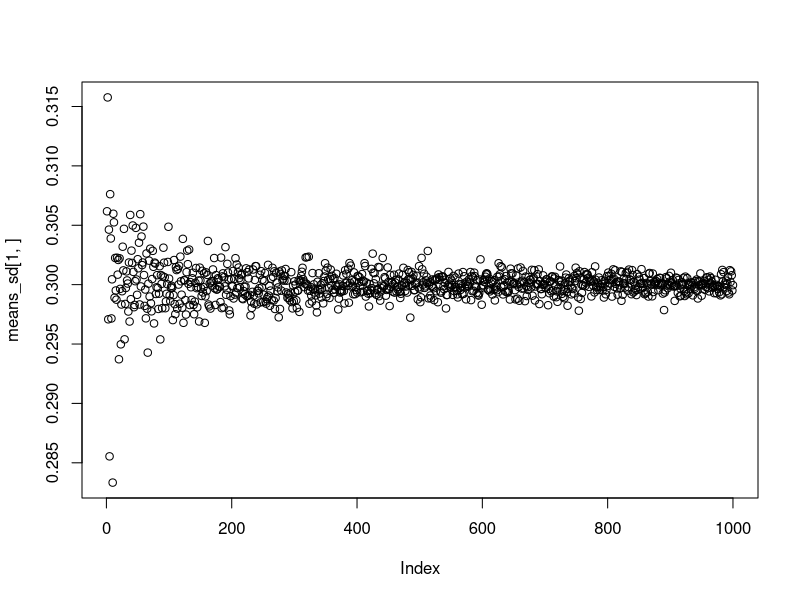
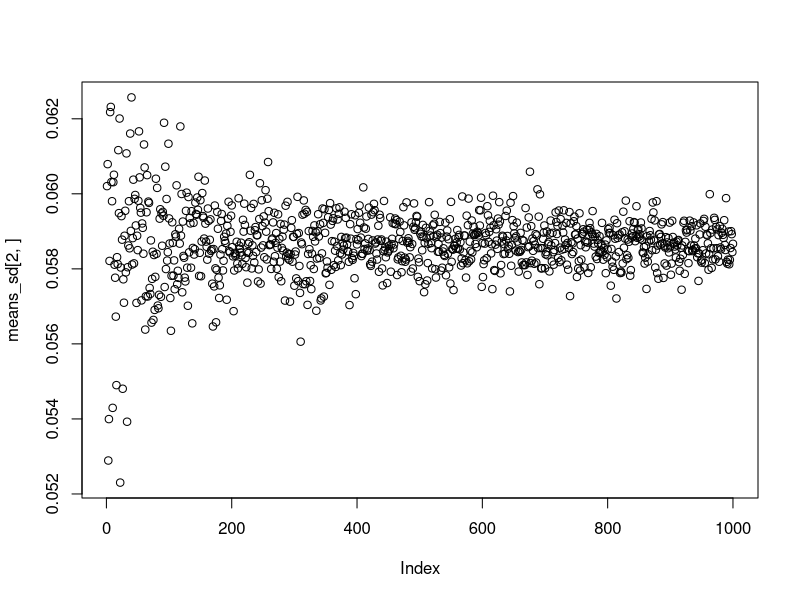
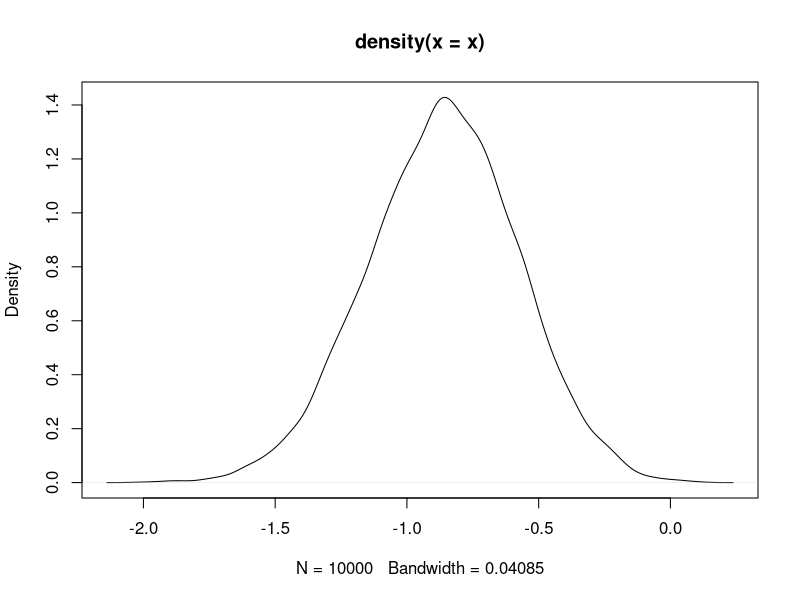
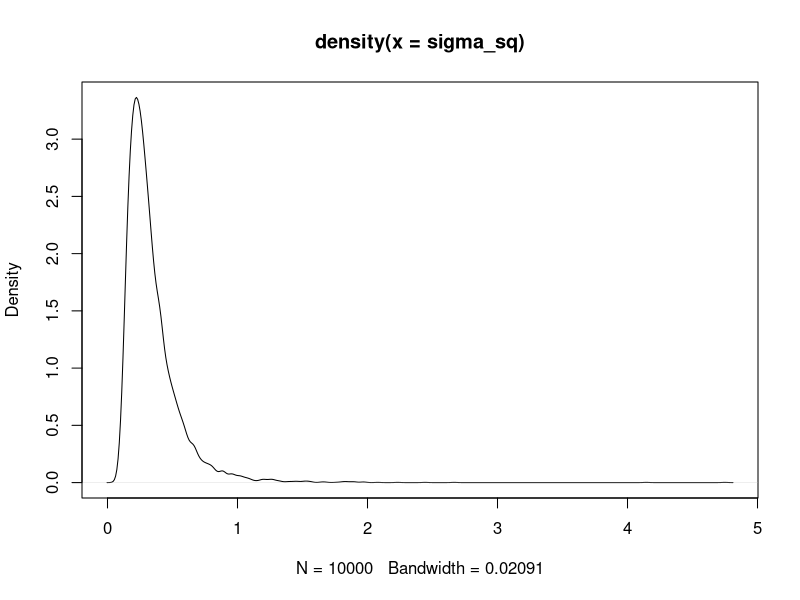
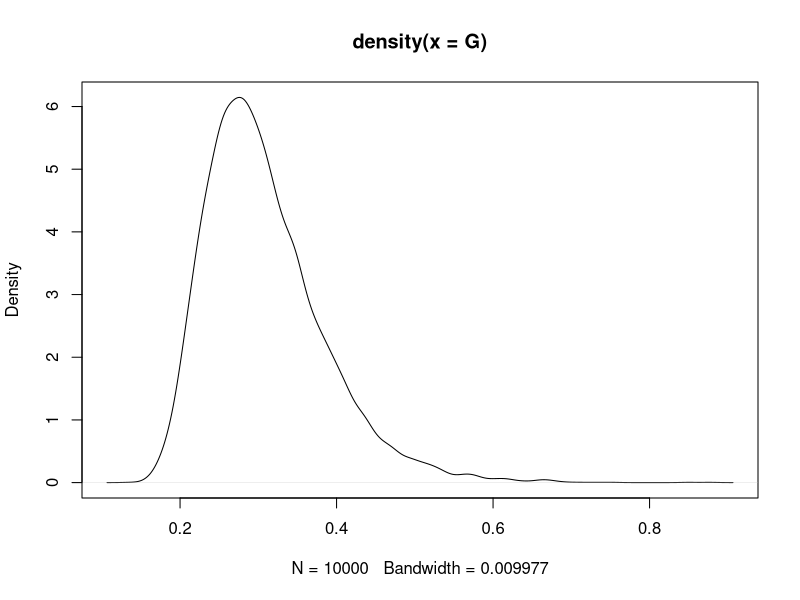
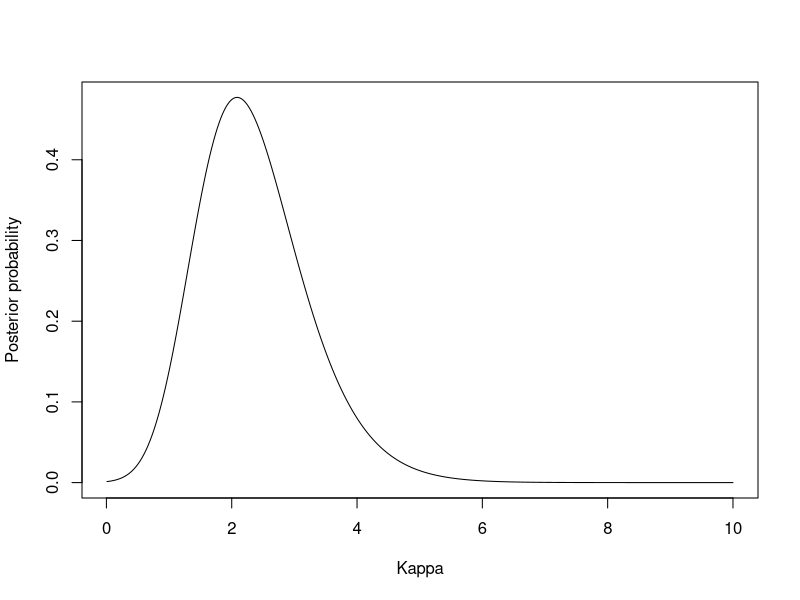

Source code (R) for these figures, in order:
# 1.a)
s = 13
n = 50
f = n - s
a0 = 5
b0 = 5

#the different amount of draws
draws = matrix(seq(from=10, to= 10000, by=10))

#function for making the draws and calculate mean and sd of theta
draw = function(nDraws, s, n, f, a0, b0){
  #set.seed(12345)
  posterior = rbeta(nDraws, a0 + s, b0 + f)
  mean = mean(posterior)
  sd = sd(posterior)
  return(c(mean, sd))
}

#for each amount of draws, calculate means and sd's
means_sd = apply(draws, 1, draw, s=s, n=n, f=f, a0=a0, b0=b0)

#plot results
plot(means_sd[1,])
plot(means_sd[2,])

# 1.b)
nDraws = 10000

#make the draws
x = rbeta(nDraws, a0 + s, b0 + f)

#check fraction of the draws smaller than 0.3, becomes the posterior probability of theta smaller than 0.3
sum(x < 0.3) / length(x)

#exact value from the beta cdf
pbeta(0.3, a0 + s, b0 + f)

# 1.c)
nDraws = 10000
x = rbeta(nDraws, a0 + s, b0 + f)
x = log(x/(1-x))
plot(density(x))

# --------------------------------------------------------------------------------------------------------------
# 2.a)
nDraws = 10000
mu = 3.5
sample = c(33, 24, 48, 32, 55, 74, 23, 76, 17)
n = as.numeric(length(sample))

#drawing sigma_sq (posterior) from inv-chi(n,tau_sq), (tau_sq is prior variance for sigma_sq)
tau_sq = sum((log(sample) - mu)^2)/n
x = rchisq(nDraws, n)
sigma_sq = n * tau_sq / x

plot(density(sigma_sq))

# 2.b)
# calculating gini-coefficient
G = 2 * pnorm(sqrt(sigma_sq / 2)) - 1
plot(density(G))

# 2.c)
#computing an empirical cdf for the posterior draws, and with the help of this printing the 2.5% and 97.5% quantiles for the posterior density(G)
cdf = ecdf(G)
quantile(cdf,0.025)
quantile(cdf,0.975)

# 2.d)
density = cbind(density(G)$x, density(G)$y)
density = density[order(density[,2],decreasing=TRUE),]
density = cbind(density, cumsum(density[,2])/sum(density[,2]))

#density now contains in decreasing order of density: parameter value, density, cumulative density
#now selecting the parameter values (column 1) where the proportional cumulative sum of densities (column 3) is less than 95%
highest_densites = density[1:sum(density[,3]<0.95),1]

#the min/max parameter value of the 95% highest density values is the left/right HPDI bound
min(highest_densites)
max(highest_densites)

# ------------------------------------------------------------------------------------------------------------
# 3.a)
# p(k|y, mu) cx p(y|k, mu) * p(k) cx exp(k*cos(y-mu))/2*pi*I0(k) * exp(-k)
data = c(1.83, 2.02, 2.33, -2.79, 2.07, 2.02, -2.44, 2.14, 2.54, 2.23)
lambda = 1
mu = 2.51

#the values of kappa to evaluate
kappas = seq(0.01, 10, 0.01)

#prior k ~ exp(lambda), so the prior pdf = lambda * e^-(lambda * k), calculated for each kappa
prior = sapply(kappas, function(x) lambda*exp(-lambda * x))

#likelihood according to the pdf in the instructions, multiplied over all data values, calculated for each kappa
likelihood = sapply(kappas, function(x) prod(exp(x * cos(data - mu))/(2 * pi * besselI(x, 0))))

posterior = likelihood * prior

plot(kappas, posterior/(sum(posterior)*0.01), ylab="Posterior probability", xlab="Kappa", type="l")

# 3.b)
#looking for the kappa value with the highest probability
kappas[which.max(posterior)]
